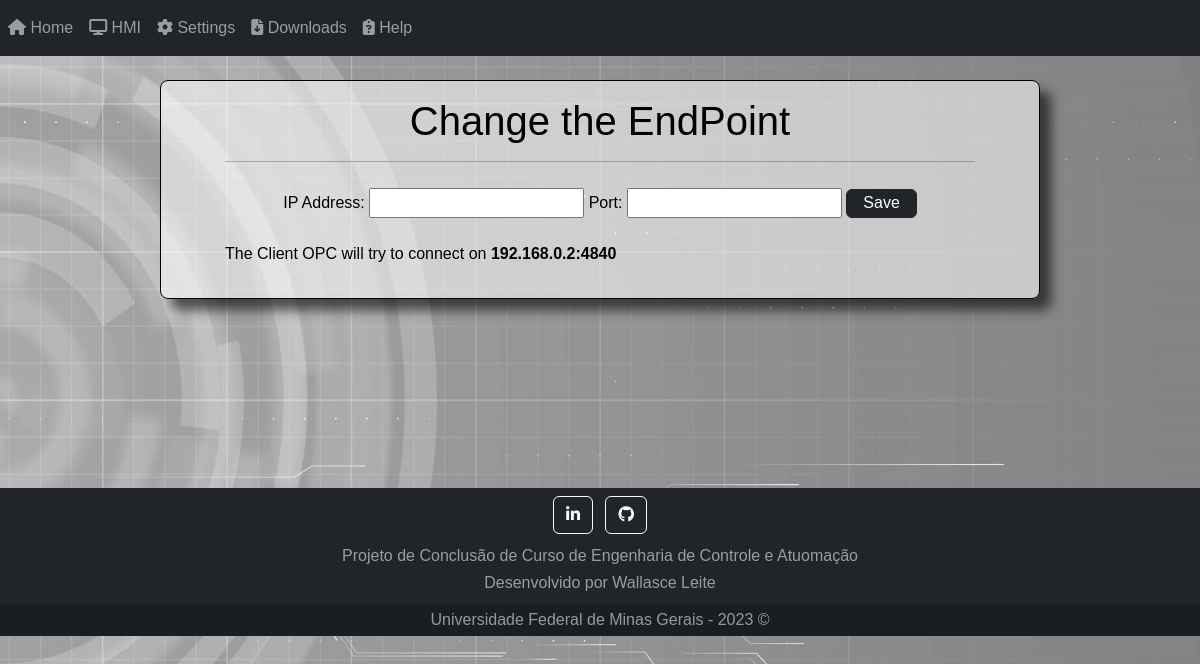
Before: /settings with the older database file.
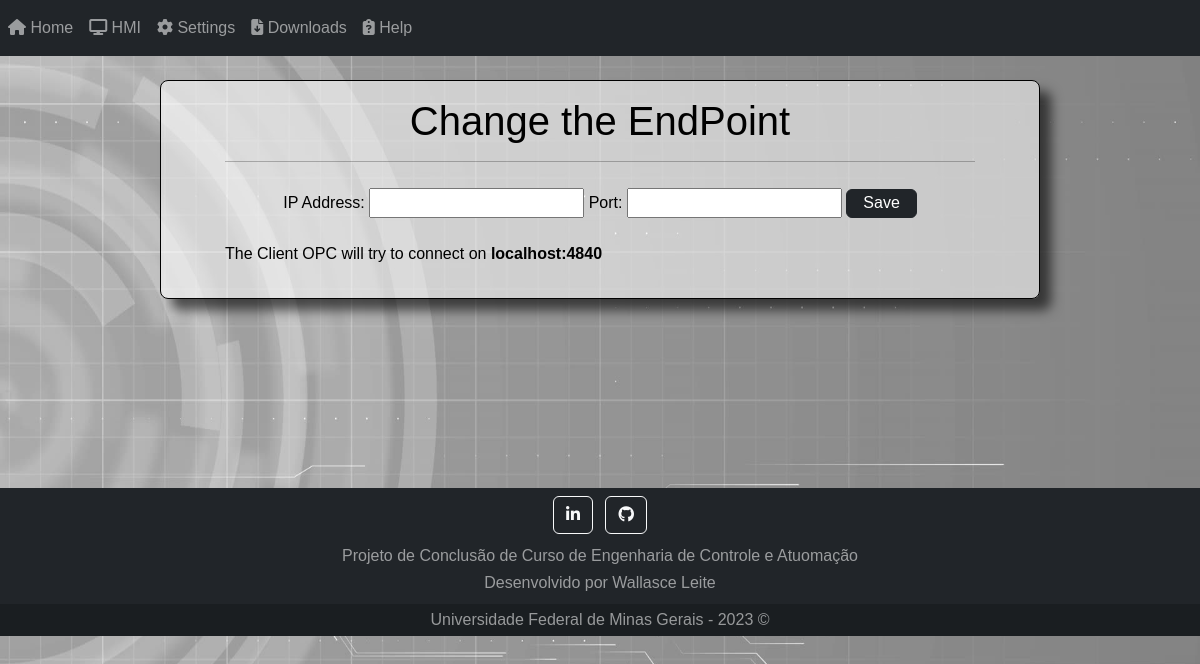
After: the same page with the newer database file.
### Settings/models.py (models this page shows, shortened)
class EndPoint(models.Model):
    ipAddress = models.CharField(max_length=15)
    port = models.CharField(max_length=4)

### Settings/views.py (the view)
# urls.py: path("settings", ChangeEndPoint, name = 'ChangeEndPoint'),
def ChangeEndPoint(request):
    form = EndPointForm(request.POST or None)
    if (request.method == 'POST'):
        if (form.is_valid()):
            oldEndPoints = EndPoint.objects.all()
            deleteOldEndpoint(oldEndPoints)
            form.save()
            return redirect("/hmi")
    else:
        parameters = {
            "form" : form,
            "endPoint" : EndPoint.objects.all()
        }
    return render(request, "Settings/settingEndPoint.html", parameters)

### Settings/form.py
class EndPointForm(ModelForm):
    class Meta:
        model = EndPoint
        fields = '__all__'
        labels = {
            "ipAddress": _("IP Address"),
            "port": _("Port"),
        }

### Settings/templates/Settings/settingEndPoint.html (shortened to what this page needs)
<!DOCTYPE html>
{% extends 'webSiteConfig/base.html' %}
{% load static %}
{% block headerTags%}
    <link rel = "stylesheet" href="{% static 'Settings/Style.css' %}">
{% endblock %}
{% block content %}
    <h1> Change the EndPoint </h1>
    <hr>
    <form id="formEndPoint" method="post">
        {{ form }}
        <button id="saveEndPoint" class="btn btn-dark" type="submit">Save</button>
    </form>
    {% for data in endPoint %}
        <br>
        <p> The Client OPC will try to connect on <b>{{ data.ipAddress }}:{{ data.port }}</b>
    {% endfor %}
{% endblock %}

Changed rows visible on the page:
removed EndPoint: ipAddress "192.168.0.2", port "4840"
added EndPoint: ipAddress "localhost", port "4840"
